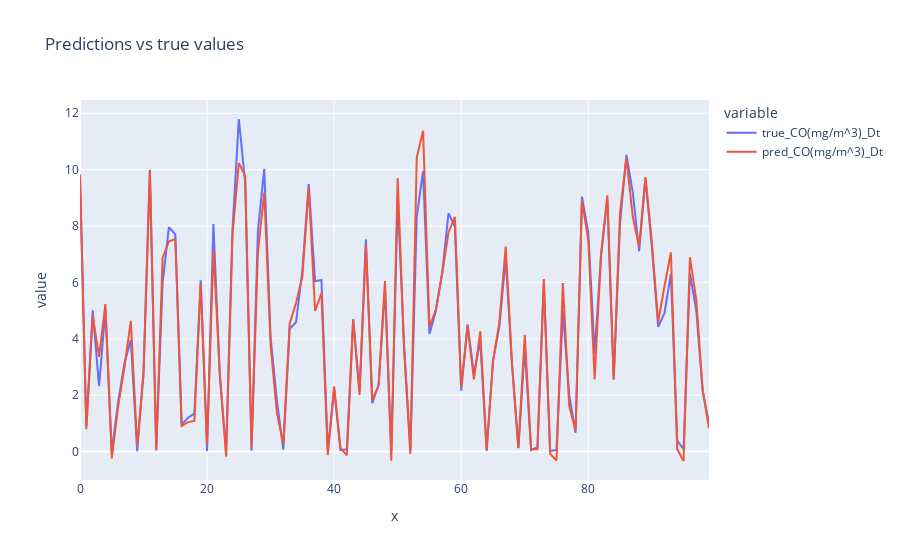

Notebook code cell kept with this figure:
### Code cell
# plot predictions
fig = px.line(y_compare.iloc[:100], x= [i for i in range(0,100)], y = ["true_CO(mg/m^3)_Dt", "pred_CO(mg/m^3)_Dt"], title='Predictions vs true values')
fig.show()
